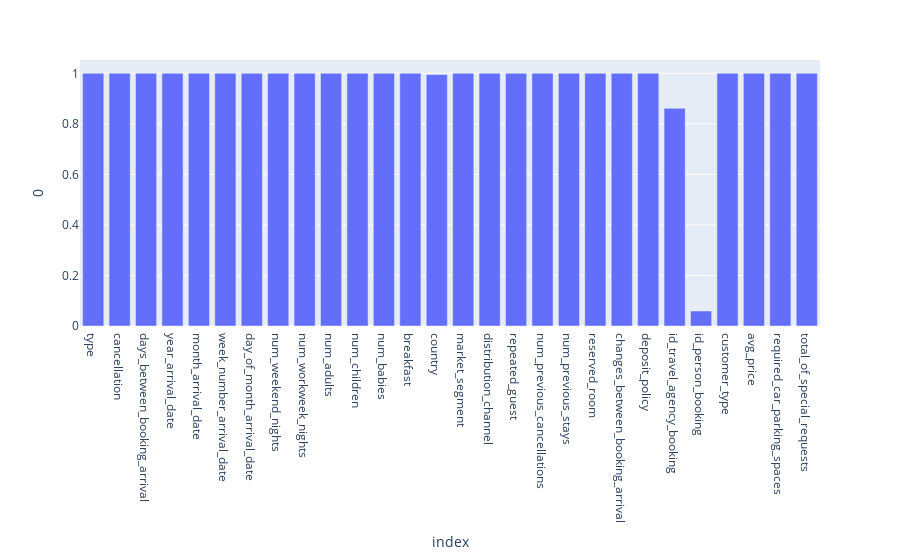

Notebook code for this chart:
### Markdown cell above
### Checking NaN values

### Code cell
nan_df = pd.DataFrame()
values = []


for column in df.columns:
    nan_df[column] = [len(df[column].dropna())/len(df)]

nan_df = nan_df.T
    
fig = px.bar(nan_df, x=nan_df.index, y=0)
fig.show()

### Figure 1 — Plotly figure (JSON) as saved in the notebook; plotly's stock layout.template omitted (floating-point values rounded to 4 significant figures)
{"data": [{"alignmentgroup": "True", "hovertemplate": "index=%{x}<br>0=%{y}<extra></extra>", "legendgroup": "", "marker": {"color": "#636efa", "pattern": {"shape": ""}}, "name": "", "offsetgroup": "", "orientation": "v", "showlegend": false, "textposition": "auto", "type": "bar", "x": ["type", "cancellation", "days_between_booking_arrival", "year_arrival_date", "month_arrival_date", "week_number_arrival_date", "day_of_month_arrival_date", "num_weekend_nights", "num_workweek_nights", "num_adults", "num_children", "num_babies", "breakfast", "country", "market_segment", "distribution_channel", "repeated_guest", "num_previous_cancellations", "num_previous_stays", "reserved_room", "changes_between_booking_arrival", "deposit_policy", "id_travel_agency_booking", "id_person_booking", "customer_type", "avg_price", "required_car_parking_spaces", "total_of_special_requests"], "xaxis": "x", "y": [1, 1, 1, 1, 1, 1, 1, 1, 1, 1, 1.0, 1, 1, 0.9948, 1, 1, 1, 1, 1, 1, 1, 1, 0.8613, 0.05931, 1, 1, 1, 1], "yaxis": "y"}], "layout": {"barmode": "relative", "legend": {"tracegroupgap": 0}, "margin": {"t": 60}, "xaxis": {"anchor": "y", "domain": [0, 1], "title": {"text": "index"}}, "yaxis": {"anchor": "x", "domain": [0, 1], "title": {"text": "0"}}}}
